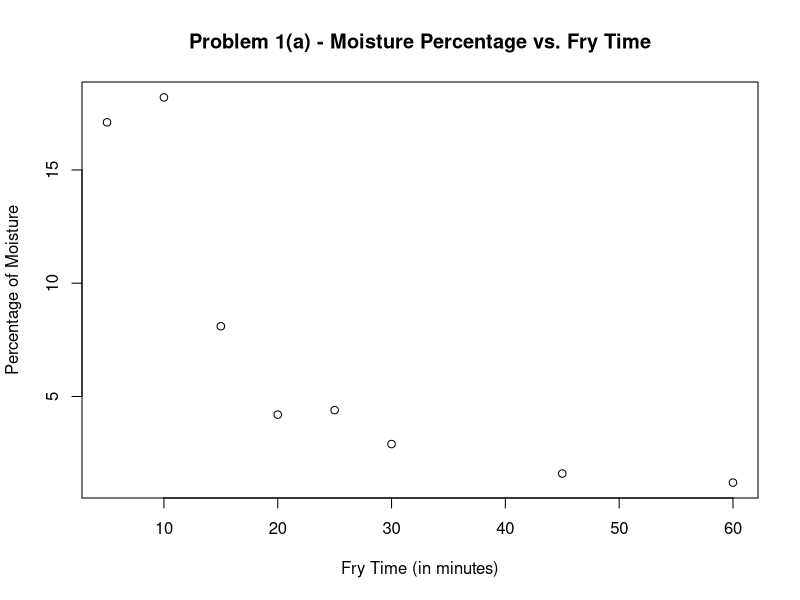
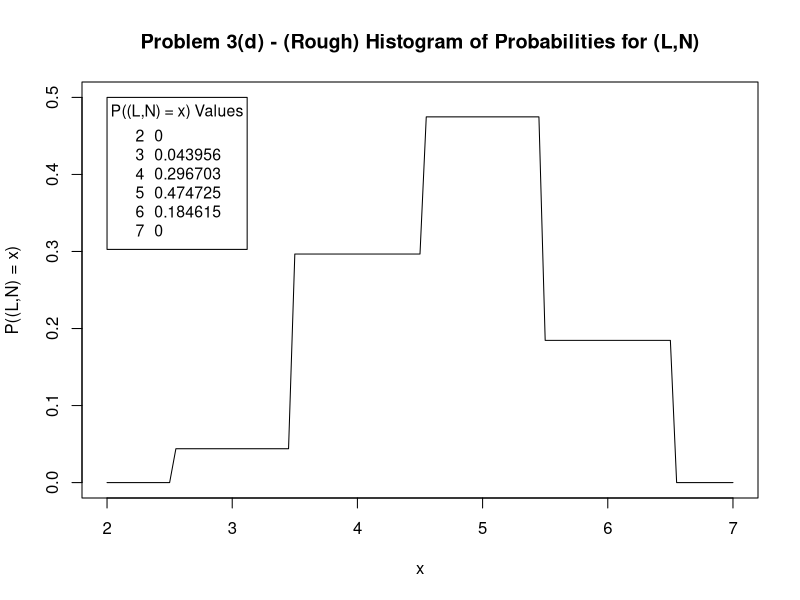

Write R code to recreate these figures, in order.
## ---- chunk 1
rm(list=ls())
x<-c(5,10,15,20,25,30,45,60)
y<-c(17.1,18.2,8.1,4.2,4.4,2.9,1.6,1.2)
plot(x,y,xlab="Fry Time (in minutes)",ylab="Percentage of Moisture",main="Problem 1(a) - Moisture Percentage vs. Fry Time")
# There appears to be a negative quadratic or negative exponential relationship in this data.
cor(x,y,method="pearson")                                       # Problem 1(b)
# This may not be an appropriate statistic because the Pearson correlation coefficient is
# used to measure the strength and direction of a linear relationship, which we do not
# have in this data.
# H0: rho = 0                                                   # Problem 1(c)
# HA: rho =/= 0
r<-rep(NA,10000)
set.seed(2503,sample.kind="Rounding")
for (i in 1:10000){ys<-sample(y,length(y),replace=FALSE)
r[i]<-cor(x,ys)}
sum(abs(r)>=abs(cor(x,y)))/10000
# We reject H0 at the alpha = 0.10 level. There is sufficient evidence (p = 0.0224)
# that the Pearson correlation coefficient is significant.
# Ranks: (1,7), (2,8), (3,6), (4,4), (5,5), (6,3) (7,2), (8,1)  # Problem 1(d)
cor(rank(x),rank(y))
cor(x,y,method="spearman")
# We can see the two values are the same (rho = -0.952381). This value seems like a
# better correlation coefficient for this data because Spearman's rank correlation
# coefficient is able to assess nonlinear relationships, which we have in this data.
# H0: rho = 0                                                   # Problem 1(e)
# HA: rho =/= 0
cor.test(x,y,method="spearman",exact=TRUE)
cor.test(x,y,method="spearman",exact=TRUE)$statistic
cor.test(x,y,method="spearman",exact=TRUE)$p.value
# We reject H0 at the alpha = 0.05 level. There is sufficient evidence (p = 0.001140873)
# that the Spearman's rank correlation coefficient is significant.
t<-data.frame(rep("",8),c("C",rep("",7)),c("D","D",rep("",6)),c(rep("D",3),rep("",5)),c(rep("D",3),"C",rep("",4)),c(rep("D",5),rep("",3)),c(rep("D",6),"",""),c(rep("D",7),""))
2*sum(t=="C")/choose(length(y),2)-1                             # Problem 1(f)
cor(x,y,method="kendall") # "C" for concordant pair, "D" for discordant pair
## ---- chunk 2
sd<-data.frame(c(rep("M",6),rep("F",6)),c("ND",rep("PD",3),"D","D",rep("ND",4),"D","D"))
names(sd)<-c("Sex","Diabetes Categorization")        # Problem 2(b)
chisq.test(table(sd),correct=FALSE)
chisq.test(table(sd),correct=FALSE)$statistic
# We reject H0 at the alpha = 0.10 level. There is sufficient evidence (p = 0.09071795)
# that there is an association between diabetes categorization and sex.
mean(chisq.test(table(sd),correct=FALSE)$expected<5) # Problem 2(c)
# We can see that 100 percent of cells have expected values less than 5, which is a
# clear violation of the assumptions for a chi-squared test.
library(gtools)                                      # Problem 2(d)
com<-combinations(nrow(sd),sum(sd=="M"))
nrow(com)
X<-rep(NA,nrow(com))                                 # Problem 2(e)
set.seed(2503)
for (i in 1:nrow(com)){sdv<-sd
  ind<-c(com[i,],setdiff(1:12,com[i,]))
  sdv$Sex<-sdv$Sex[ind]
  X[i]<-chisq.test(table(sdv))$statistic}
sum(X>=chisq.test(table(sd),correct=FALSE)$statistic)/nrow(com)
## ---- chunk 3
co<-data.frame(c(rep("L",6),rep("H",9)),c(rep("N",4),"NN","NN",rep("N",8),"NN")) # 3(a)
names(co)<-c("Cont. Level","Distance")
nrow(combinations(nrow(co),sum(co=="L")))
m1<-sum(co=="N")                                                         # Problem 3(b)
m2<-sum(co=="NN")
n1<-sum(co=="L")
th<-choose(m1,3)*choose(m2,n1-3)/choose(nrow(co),n1)
fo<-choose(m1,4)*choose(m2,n1-4)/choose(nrow(co),n1) # Use this for problem 3(c)
fi<-choose(m1,5)*choose(m2,n1-5)/choose(nrow(co),n1)
si<-choose(m1,6)*choose(m2,n1-6)/choose(nrow(co),n1)
P<-data.frame(th,fo,fi,si)
names(P)<-c("x = 3","x = 4","x = 5","x = 6")
row.names(P)<-"P((L,N) = x)"
P
# H0: There is no relationship between contamination level and distance  # Problem 3(c)
# HA: There is a relationship between contamination level and distance
1-fo # Calculating P((L,N)=/=4) = 1 - P((L,N)=4)
# We fail to reject H0 at the alpha = 0.05 level. There is insufficient evidence (p = 0.71)
# that there is a relationship between contamination level and distance.
fisher.test(table(co))                                                   # Problem 3(d)
th+fo+si
# We can see that R calculated the p-value by adding P((L,N) = 4) to all 
# P((L,N) = x) < P((L,N) = 4) for all whole numbers x. For example, from problem 3(b),
# we can see p = P((L,N) = 3) + P((L,N) = 4) + P((L,N) = 6).
plot(0,0,type="n",xlab="x",ylab="P((L,N) = x)",main="Problem 3(d) - (Rough) Histogram of Probabilities for (L,N)",xlim=c(min(m2,n1)-1,max(m2,n1)+1),ylim=c(0,round(max(th,fo,fi,si),digits=1)))
curve(choose(m1,x)*choose(m2,n1-x)/choose(nrow(co),n1),add=TRUE)
legend(2,0.5,title="P((L,N) = x) Values",pch="234567",legend=round(c(0,th,fo,fi,si,0),digits=6),cex=0.95)
## ---- chunk 4
de<-data.frame(c(rep("Y",31),rep("N",29)),c(rep("Y",18),rep("N",13),rep("Y",4),rep("N",25)))
names(de)<-c("Winter","Summer")               # Problem 4(b)
table(de)[c("Y","N"),c("Y","N")]
# We can see the table is ordered in the correct direction.
chisq.test(table(de),correct=FALSE)$statistic # Problem 4(c)
chisq.test(table(de),correct=FALSE)$p.value   # Problem 4(d)
